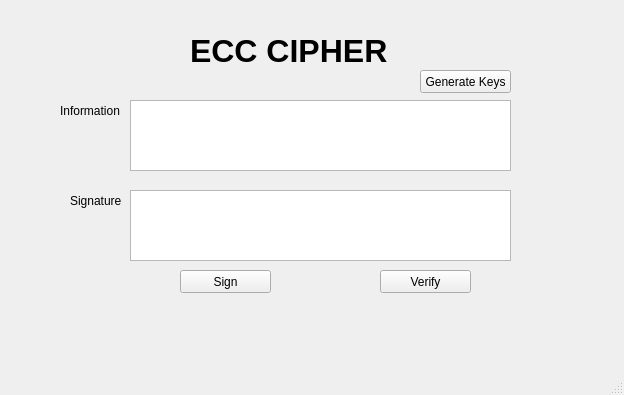
<?xml version="1.0" encoding="UTF-8"?>
<ui version="4.0">
 <class>MainWindow</class>
 <widget class="QMainWindow" name="MainWindow">
  <property name="geometry">
   <rect>
    <x>0</x>
    <y>0</y>
    <width>624</width>
    <height>395</height>
   </rect>
  </property>
  <property name="windowTitle">
   <string>MainWindow</string>
  </property>
  <widget class="QWidget" name="centralwidget">
   <widget class="QLabel" name="label">
    <property name="geometry">
     <rect>
      <x>190</x>
      <y>30</y>
      <width>201</width>
      <height>41</height>
     </rect>
    </property>
    <property name="font">
     <font>
      <family>Arial</family>
      <pointsize>24</pointsize>
      <weight>75</weight>
      <bold>true</bold>
     </font>
    </property>
    <property name="text">
     <string>ECC CIPHER</string>
    </property>
   </widget>
   <widget class="QPushButton" name="btn_gen_keys">
    <property name="geometry">
     <rect>
      <x>420</x>
      <y>70</y>
      <width>91</width>
      <height>23</height>
     </rect>
    </property>
    <property name="text">
     <string>Generate Keys</string>
    </property>
   </widget>
   <widget class="QLabel" name="label_2">
    <property name="geometry">
     <rect>
      <x>60</x>
      <y>100</y>
      <width>61</width>
      <height>21</height>
     </rect>
    </property>
    <property name="text">
     <string>Information</string>
    </property>
   </widget>
   <widget class="QLabel" name="label_3">
    <property name="geometry">
     <rect>
      <x>70</x>
      <y>190</y>
      <width>51</width>
      <height>21</height>
     </rect>
    </property>
    <property name="text">
     <string>Signature</string>
    </property>
   </widget>
   <widget class="QTextEdit" name="txt_Infor">
    <property name="geometry">
     <rect>
      <x>130</x>
      <y>100</y>
      <width>381</width>
      <height>71</height>
     </rect>
    </property>
   </widget>
   <widget class="QTextEdit" name="txt_Signature">
    <property name="geometry">
     <rect>
      <x>130</x>
      <y>190</y>
      <width>381</width>
      <height>71</height>
     </rect>
    </property>
   </widget>
   <widget class="QPushButton" name="btn_Verify">
    <property name="geometry">
     <rect>
      <x>380</x>
      <y>270</y>
      <width>91</width>
      <height>23</height>
     </rect>
    </property>
    <property name="text">
     <string>Verify</string>
    </property>
   </widget>
   <widget class="QPushButton" name="btn_Sign">
    <property name="geometry">
     <rect>
      <x>180</x>
      <y>270</y>
      <width>91</width>
      <height>23</height>
     </rect>
    </property>
    <property name="text">
     <string>Sign</string>
    </property>
   </widget>
  </widget>
  <widget class="QMenuBar" name="menubar">
   <property name="geometry">
    <rect>
     <x>0</x>
     <y>0</y>
     <width>624</width>
     <height>21</height>
    </rect>
   </property>
  </widget>
  <widget class="QStatusBar" name="statusbar"/>
 </widget>
 <resources/>
 <connections/>
</ui>
